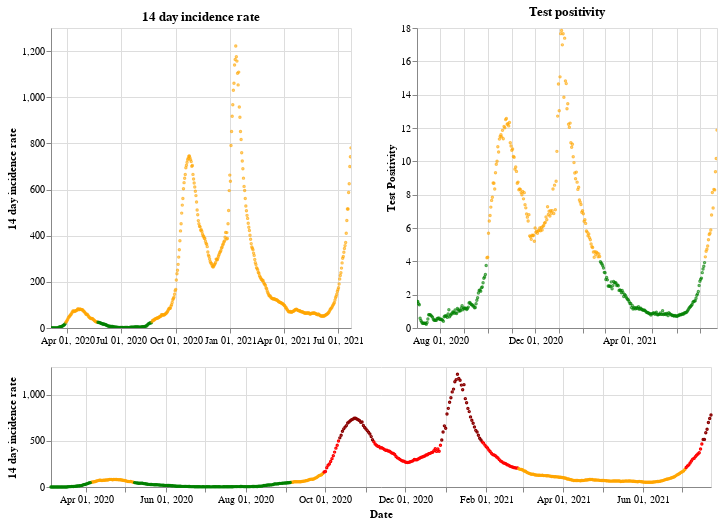

Write notebook code for a chart like this one.
### Markdown cell above
## Northern Ireland

### Code cell
plot_traffic_light('Northern Ireland')

### Figure 1 — Vega-Lite specification as saved in the notebook (floating-point values rounded to 4 significant figures; data arrays with more than 128 entries replaced by an {"elided": "..."} marker saying what was removed)
{"config": {"view": {"continuousWidth": 400, "continuousHeight": 300}}, "vconcat": [{"hconcat": [{"mark": {"type": "point", "size": 2}, "encoding": {"color": {"condition": {"value": "green", "test": "(datum.twoWeeklyCasesRate <= 25)"}, "value": "orange"}, "tooltip": [{"type": "nominal", "field": "areaName"}, {"type": "temporal", "field": "date"}, {"type": "quantitative", "field": "twoWeeklyCasesRate"}, {"type": "quantitative", "field": "testPositivity"}], "x": {"type": "temporal", "axis": {"title": ""}, "field": "date", "scale": {"domain": {"selection": "DateBrush"}}, "timeUnit": "yearmonthdate"}, "y": {"type": "quantitative", "axis": {"title": "14 day incidence rate"}, "field": "twoWeeklyCasesRate"}}, "title": "14 day incidence rate", "width": 300}, {"mark": {"type": "point", "size": 2}, "encoding": {"color": {"condition": {"value": "green", "test": "(datum.testPositivity <= 4)"}, "value": "orange"}, "tooltip": [{"type": "nominal", "field": "areaName"}, {"type": "temporal", "field": "date"}, {"type": "quantitative", "field": "twoWeeklyCasesRate"}, {"type": "quantitative", "field": "testPositivity"}], "x": {"type": "temporal", "axis": {"title": ""}, "field": "date", "scale": {"domain": {"selection": "DateBrush"}}, "timeUnit": "yearmonthdate"}, "y": {"type": "quantitative", "axis": {"title": "Test Positivity"}, "field": "testPositivity"}}, "title": "Test positivity", "width": 300}]}, {"layer": [{"mark": {"type": "point", "size": 2}, "encoding": {"color": {"condition": {"value": "orange", "test": "(((datum.testPositivity < 4) && (datum.twoWeeklyCasesRate >= 50)) && (datum.twoWeeklyCasesRate < 200))"}, "value": "red"}, "opacity": {"condition": {"value": 1, "test": "((datum.twoWeeklyCasesRate >= 50) && (datum.twoWeeklyCasesRate < 500))"}, "value": 0}, "tooltip": [{"type": "nominal", "field": "areaName"}, {"type": "temporal", "field": "date"}, {"type": "quantitative", "field": "twoWeeklyCasesRate"}, {"type": "quantitative", "field": "testPositivity"}], "x": {"type": "temporal", "axis": {"title": "Date"}, "field": "date", "timeUnit": "yearmonthdate"}, "y": {"type": "quantitative", "axis": {"title": "14 day incidence rate"}, "field": "twoWeeklyCasesRate"}}, "selection": {"DateBrush": {"type": "interval", "encodings": ["x"], "fields": ["Time"]}}}, {"mark": {"type": "point", "size": 2}, "encoding": {"color": {"value": "darkred"}, "opacity": {"condition": {"value": 1, "test": "(datum.twoWeeklyCasesRate >= 500)"}, "value": 0}, "tooltip": [{"type": "nominal", "field": "areaName"}, {"type": "temporal", "field": "date"}, {"type": "quantitative", "field": "twoWeeklyCasesRate"}, {"type": "quantitative", "field": "testPositivity"}], "x": {"type": "temporal", "axis": {"title": "Date"}, "field": "date", "timeUnit": "yearmonthdate"}, "y": {"type": "quantitative", "axis": {"title": "14 day incidence rate"}, "field": "twoWeeklyCasesRate"}}}, {"mark": {"type": "point", "size": 2}, "encoding": {"color": {"condition": {"value": "green", "test": "((datum.testPositivity < 4) && (datum.twoWeeklyCasesRate < 50))"}, "value": "orange"}, "opacity": {"condition": {"value": 1, "test": "(datum.twoWeeklyCasesRate < 50)"}, "value": 0}, "tooltip": [{"type": "nominal", "field": "areaName"}, {"type": "temporal", "field": "date"}, {"type": "quantitative", "field": "twoWeeklyCasesRate"}, {"type": "quantitative", "field": "testPositivity"}], "x": {"type": "temporal", "axis": {"title": "Date"}, "field": "date", "timeUnit": "yearmonthdate"}, "y": {"type": "quantitative", "axis": {"title": "14 day incidence rate"}, "field": "twoWeeklyCasesRate"}}}], "height": 120, "width": 660}], "data": {"name": "data-d9fa1501e0ca827635401dcfc8e65040"}, "$schema": "https://vega.github.io/schema/vega-lite/v4.8.1.json", "datasets": {"data-d9fa1501e0ca827635401dcfc8e65040": {"elided": "506 records"}}}
